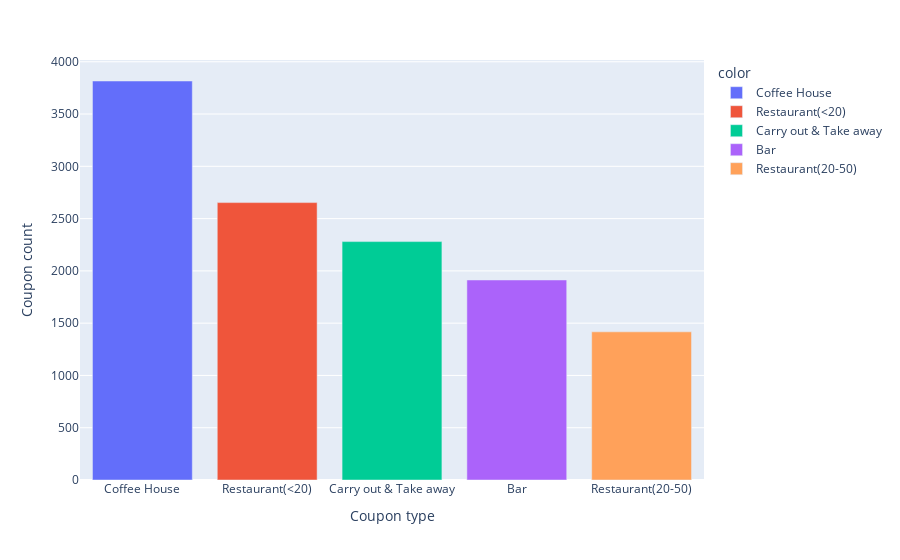

Here is the notebook cell this chart was saved with:
### Code cell
px.bar( x=coupons_data.index, y=coupons_data.values,color=coupons_data.index,labels={'x':'Coupon type', 'y':'Coupon count'})

### Figure 1 — Plotly figure (JSON) as saved in the notebook; plotly's stock layout.template omitted (floating-point values rounded to 4 significant figures)
{"data": [{"hovertemplate": "color=Coffee House<br>Coupon type=%{x}<br>Coupon count=%{y}<extra></extra>", "legendgroup": "Coffee House", "marker": {"color": "#636efa", "pattern": {"shape": ""}}, "name": "Coffee House", "orientation": "v", "showlegend": true, "textposition": "auto", "type": "bar", "x": ["Coffee House"], "xaxis": "x", "y": [3816], "yaxis": "y"}, {"hovertemplate": "color=Restaurant(<20)<br>Coupon type=%{x}<br>Coupon count=%{y}<extra></extra>", "legendgroup": "Restaurant(<20)", "marker": {"color": "#EF553B", "pattern": {"shape": ""}}, "name": "Restaurant(<20)", "orientation": "v", "showlegend": true, "textposition": "auto", "type": "bar", "x": ["Restaurant(<20)"], "xaxis": "x", "y": [2653], "yaxis": "y"}, {"hovertemplate": "color=Carry out & Take away<br>Coupon type=%{x}<br>Coupon count=%{y}<extra></extra>", "legendgroup": "Carry out & Take away", "marker": {"color": "#00cc96", "pattern": {"shape": ""}}, "name": "Carry out & Take away", "orientation": "v", "showlegend": true, "textposition": "auto", "type": "bar", "x": ["Carry out & Take away"], "xaxis": "x", "y": [2280], "yaxis": "y"}, {"hovertemplate": "color=Bar<br>Coupon type=%{x}<br>Coupon count=%{y}<extra></extra>", "legendgroup": "Bar", "marker": {"color": "#ab63fa", "pattern": {"shape": ""}}, "name": "Bar", "orientation": "v", "showlegend": true, "textposition": "auto", "type": "bar", "x": ["Bar"], "xaxis": "x", "y": [1913], "yaxis": "y"}, {"hovertemplate": "color=Restaurant(20-50)<br>Coupon type=%{x}<br>Coupon count=%{y}<extra></extra>", "legendgroup": "Restaurant(20-50)", "marker": {"color": "#FFA15A", "pattern": {"shape": ""}}, "name": "Restaurant(20-50)", "orientation": "v", "showlegend": true, "textposition": "auto", "type": "bar", "x": ["Restaurant(20-50)"], "xaxis": "x", "y": [1417], "yaxis": "y"}], "layout": {"barmode": "relative", "legend": {"title": {"text": "color"}, "tracegroupgap": 0}, "margin": {"t": 60}, "xaxis": {"anchor": "y", "domain": [0, 1], "title": {"text": "Coupon type"}}, "yaxis": {"anchor": "x", "domain": [0, 1], "title": {"text": "Coupon count"}}}}
